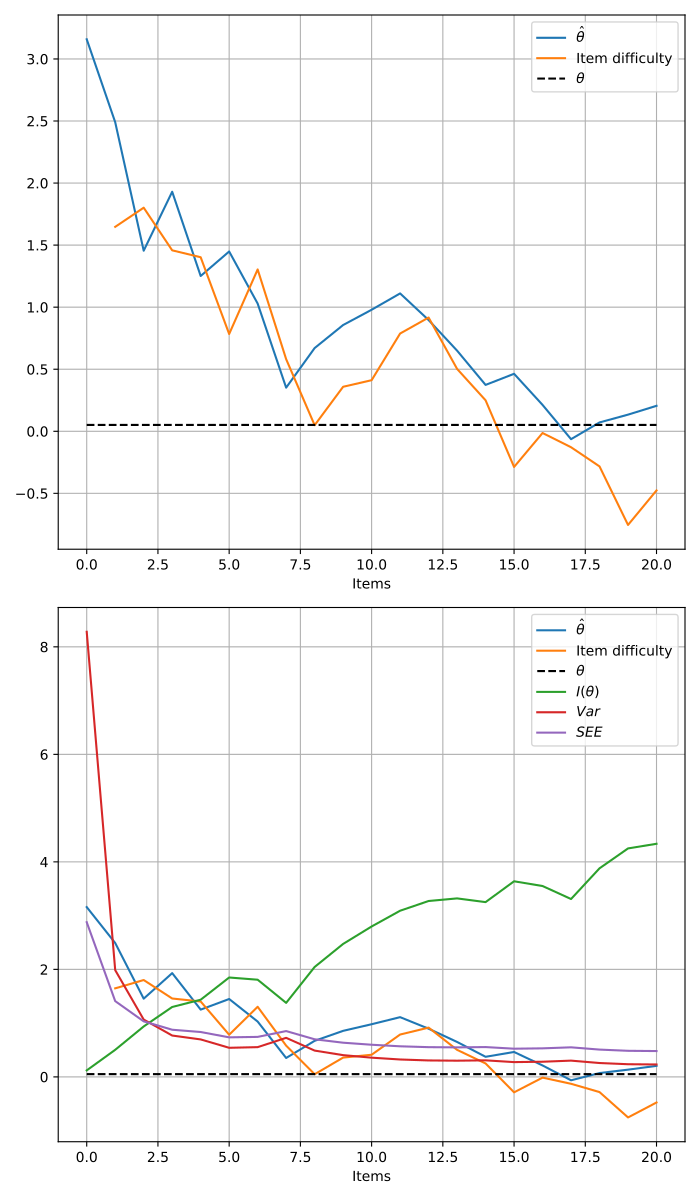

This chart was generated by the following Python code:
import matplotlib.pyplot as plt
from catsim.item_bank import ItemBank
from catsim import plot
from catsim.initialization import RandomInitializer
from catsim.selection import MaxInfoSelector
from catsim.estimation import NumericalSearchEstimator
from catsim.stopping import MinErrorStopper
from catsim.simulation import Simulator

fig, axes = plt.subplots(2, 1, figsize=(7, 12))
s = Simulator(ItemBank.generate_item_bank(100), 10)
s.simulate(RandomInitializer(), MaxInfoSelector(), NumericalSearchEstimator(), MinErrorStopper(0.4, max_items=20))
plot.test_progress(simulator=s, index=0, ax=axes[0])
plot.test_progress(simulator=s, index=0, info=True, var=True, see=True, ax=axes[1])
plt.tight_layout()
plt.show()
